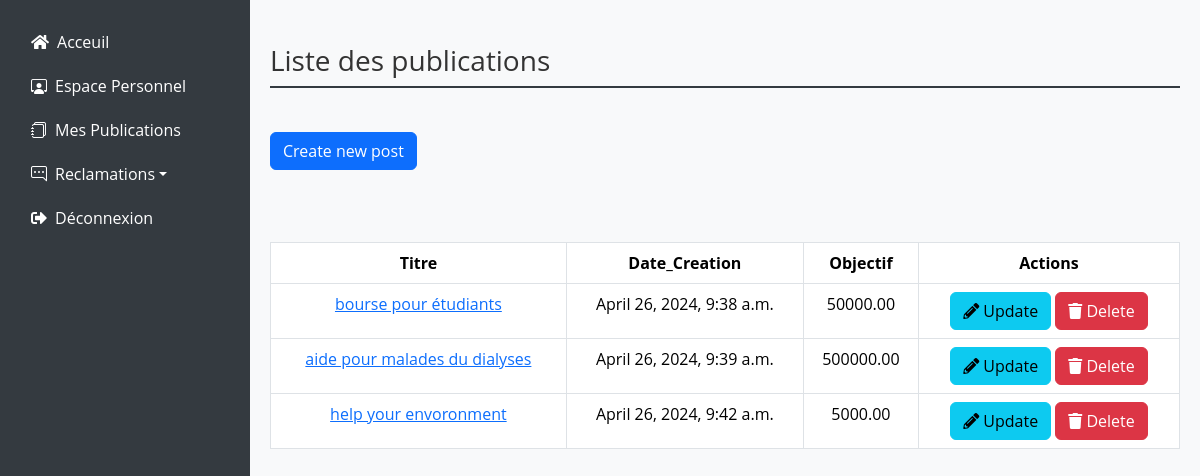
Before: /publications/PubList/ (signed in) with the older database file.
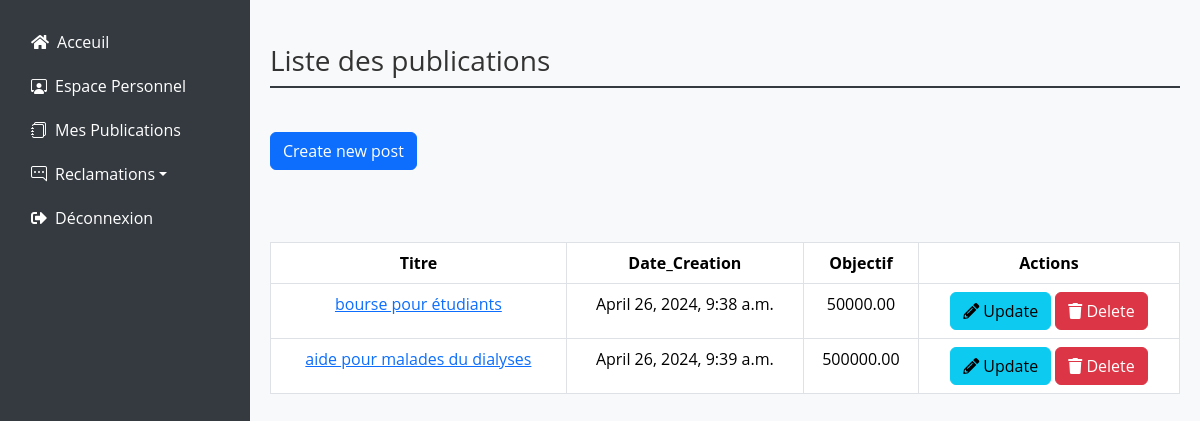
After: the same page with the newer database file.
### publications/models.py (models this page shows, shortened)
class Publication(models.Model):
    id=models.AutoField(primary_key=True)
    titre=models.CharField(max_length=150)
    contenu=models.TextField()
    date=models.DateTimeField(default=timezone.now)
    image=models.ImageField(upload_to='photos/%y/%m/%d', blank=True)
    montant=models.DecimalField(max_digits=20,decimal_places=2)
    user=models.ForeignKey(User,on_delete=models.CASCADE,null=True)
    category = models.ForeignKey(Category, on_delete=models.CASCADE,null=True,blank=True)
    objects = models.Manager()

### publications/views.py (the view)
# urls.py: path('PubList/',views.PubList,name='PubList'),
@login_required
def PubList(request):
    publications = Publication.objects.filter(user=request.user)
    return render(request, 'publications/list.html', {'publications': publications})

### templates/publications/list.html (shortened to what this page needs)
{% load static %}
<!DOCTYPE html>
<html lang="en">
<head>
    <link href="https://cdn.jsdelivr.net/npm/bootstrap@5.3.2/dist/css/bootstrap.min.css" rel="stylesheet">
    <link href="https://cdnjs.cloudflare.com/ajax/libs/font-awesome/5.15.4/css/all.min.css" rel="stylesheet">
    <link href="https://cdn.jsdelivr.net/npm/bootstrap-icons/font/bootstrap-icons.css" rel="stylesheet">
</head>
<body>
<div class="sidebar">
    <ul class="nav flex-column">
        <li class="nav-item">
            <a class="nav-link" href="/"><i class="fas fa-home"></i>Acceuil</a>
        </li>
        <li class="nav-item">
            <a class="nav-link" href="{% url 'dashboard_association' %}"><i class="bi bi-person-workspace"></i></i>Espace Personnel</a>
        </li>
        <li class="nav-item">
            <a class="nav-link text-white" href="{% url 'PubList' %}"><i class="bi bi-journals me-2"></i>Mes Publications</a>
        </li>
        <li class="nav-item dropdown">
            <a class="nav-link dropdown-toggle" href="#" role="button" data-bs-toggle="dropdown" aria-expanded="false"><i class="bi bi-chat-right-dots"></i>Reclamations</a>
        </li>
        <li class="nav-item">
            <a class="nav-link" href="{% url 'logout' %}"><i class="fas fa-sign-out-alt"></i>Déconnexion</a>
        </li>
    </ul>
</div>
<div class="main-content">
    <h1 class="mt-4">Liste des publications</h1>
    <br>
    <a href="{% url 'create' %}" class="btn btn-primary">Create new post</a>
    <br>
    <br>
    <br>
    {% if publications %}
        <div class="table-responsive mt-4">
            <table class="table table-bordered table-hover">
                <thead class="thead-dark">
                    <tr>
                        <th style="text-align: center">Titre</th>
                        <th style="text-align: center">Date_Creation</th>
                        <th style="text-align: center">Objectif </th>
                        <th style="text-align: center">Actions</th>
                    </tr>
                </thead>
                <tbody>
                    {% for p in publications %}
                    <tr>
                        <td style="text-align: center">
                            <a href="{% url 'detail' p.id %}">{{ p.titre }}</a>
                        </td>
                        <td style="text-align: center"> {{ p.date }}</td>
                        <td style="text-align: center"> {{ p.montant }}</td>
                        <td style="text-align: center">
                            <a href="{% url 'update' p.id %}" class="btn btn-info"><i class="fas fa-pencil-alt"></i> Update</a>
                            <a href="{% url 'delete' p.id %}" class="btn btn-danger"><i class="fas fa-trash"></i> Delete</a>
                        </td>
                    </tr>
                    {% endfor %}
                </tbody>
            </table>
        </div>
    {% else %}
        <p>Sorry, no pending posts.</p>
    {% endif %}
</div>
</body>
</html>

Changed rows visible on the page:
removed Publication: titre "help your envoronment", date "April 26, 2024, 9:42 a.m.", montant "5000.00"
